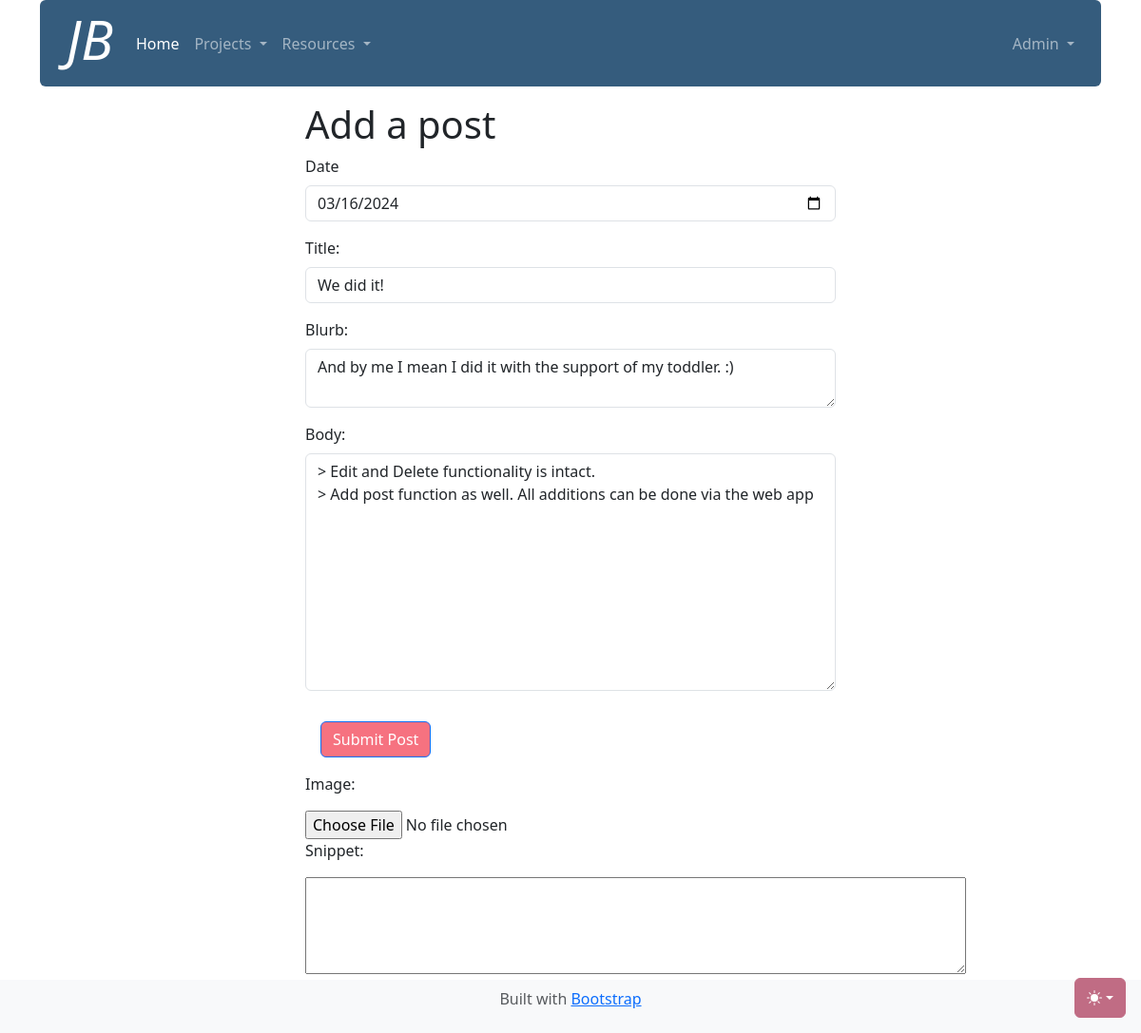
Page /post?edit_post_id=2 on the earlier database version.
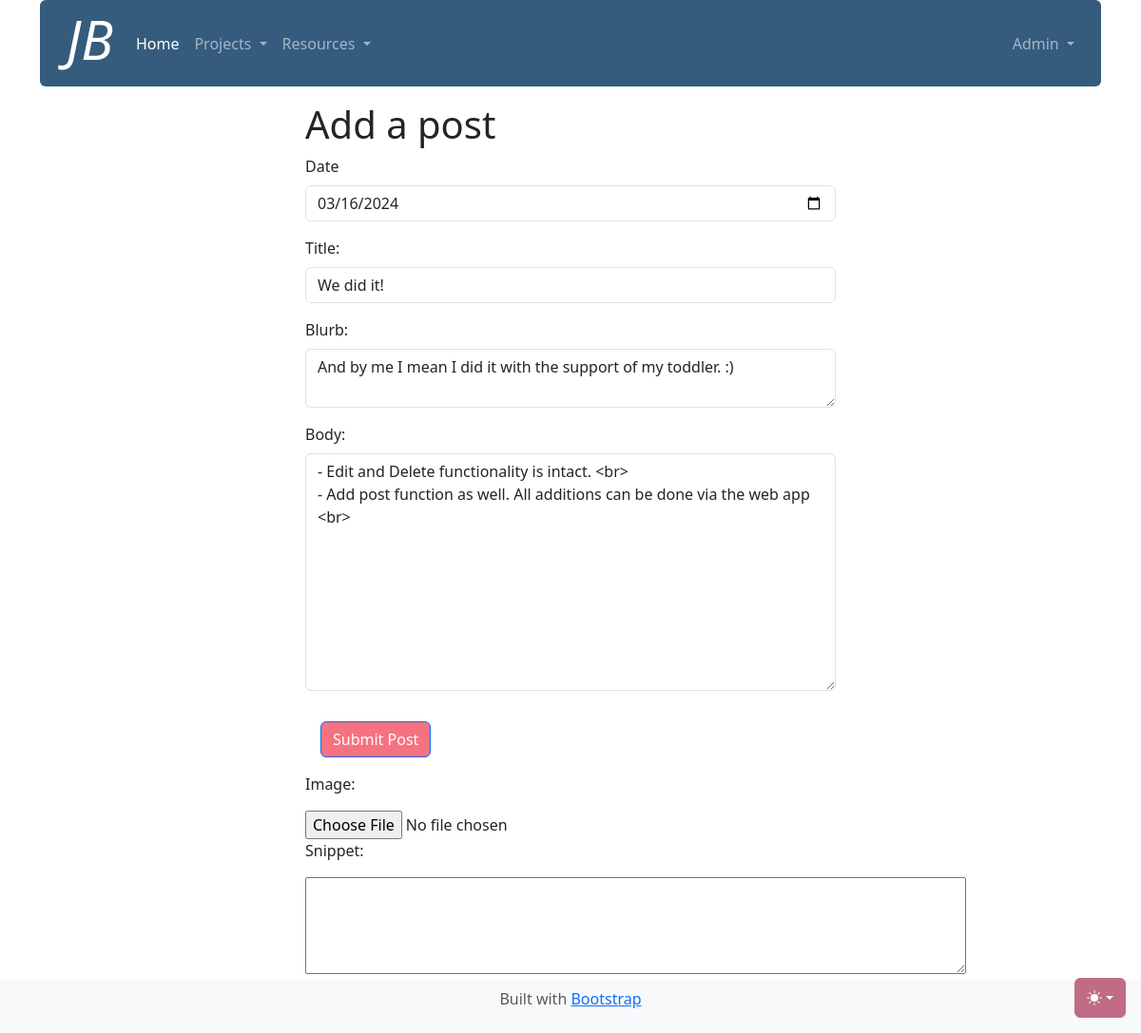
Same page on the later database version.
### main.py (models this page shows)
class Post(db.Model):
    id: Mapped[int] = mapped_column(Integer, primary_key=True)
    date: Mapped[datetime.date] = mapped_column(Date)
    title: Mapped[str] = mapped_column(String(100))
    blurb: Mapped[str] = mapped_column(String(250))
    body: Mapped[str] = mapped_column(String(1000))

### main.py (the view, shortened to what this page needs)
@app.route("/post", methods=['GET', 'POST'])
def post():
    post_id = request.args.get('edit_post_id')
    form = PostForm()
    if post_id:
        post = Post.query.get_or_404(post_id)
        form.post_id.data = post.id
        print(post_id)
        form.date.data = post.date
        form.title.data = post.title
        form.blurb.data = post.blurb
        form.body.data = post.body
    return render_template("add_post.html", form=form)

### main.py
class PostForm(FlaskForm):
    post_id = HiddenField('Post ID:')
    date = DateField('Date')
    title = StringField('Title:', validators=[DataRequired()])
    blurb = TextAreaField('Blurb:', validators=[DataRequired()])
    body = TextAreaField('Body:', validators=[DataRequired()], render_kw={"style": "height: 250px;"})
    submit = SubmitField("Submit Post")

### templates/add_post.html (shortened to what this page needs)
{% extends "base.html" %}
{% block content %}
{% from 'bootstrap5/form.html' import render_form %}
<div class="container p-0">
    <div class="row justify-content-center">
        <div class="col-md-6">
            <h1>Add a post</h1>
            {{ render_form(form) }}
            <p>Image:</p>
            <input type="file" name="image_file">
            <p>Snippet:</p>
            <textarea id="snip" name="snip" rows="4" cols="73">
            </textarea>
        </div>
    </div>
</div>
{% endblock %}

Differences in the rows shown:
changed Post "We did it!": body "> Edit and Delete functionality is intact. > Add post function as well. All additions can be done via the web app" → "- Edit and Delete functionality is intact. <br> - Add post function as well. All additions can be done via the web app <br>"
